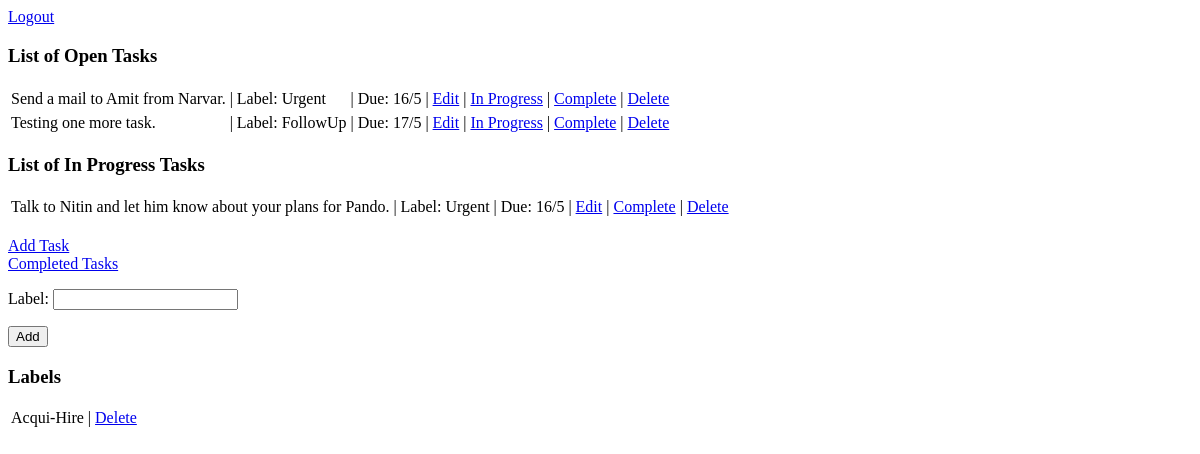
The page /tasks/14/inprogress/ (signed in) on the database as committed earlier.
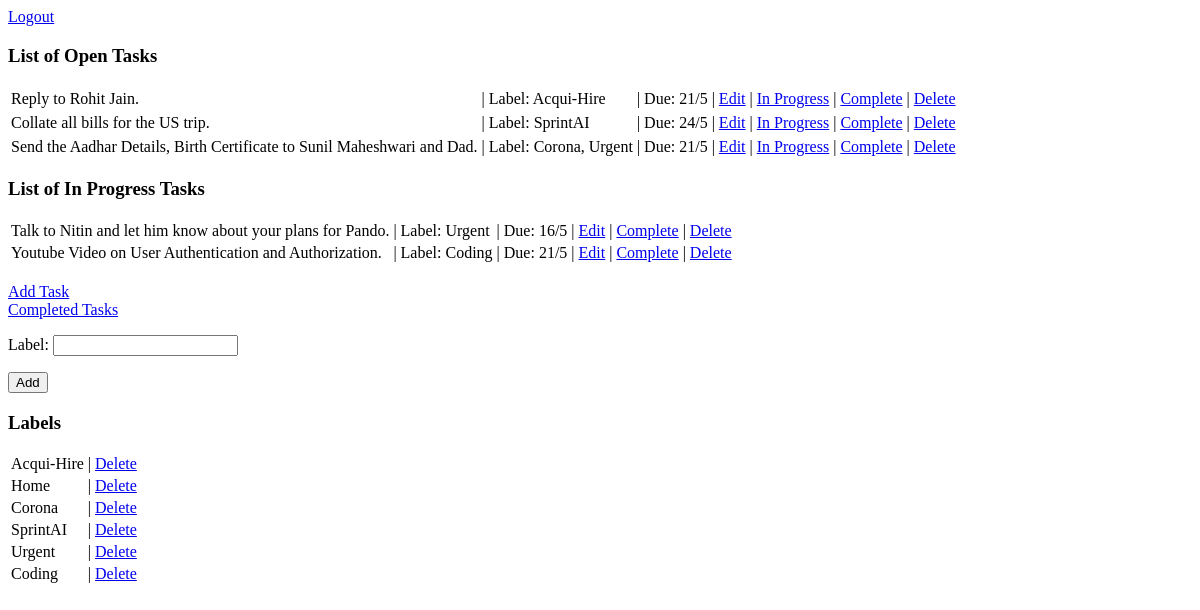
The same page on the database as committed later.
### tasks/models.py (models this page shows, shortened)
class Tasks(models.Model):
    task_details = models.CharField('Details', max_length=500)
    task_create_time = models.DateTimeField('Task Creation Time')
    task_due_date = models.DateField('Task Due Date', null=True)
    task_last_updated_time = models.DateTimeField('Task Last Update Time')
    task_completed_time = models.DateTimeField('Task Completion Time', null=True)
    task_order_status_master = (('Open','Open'), ('Done', 'Done'), ('In Progress', 'In Progress'), ('Deleted', 'Deleted'))
    task_status = models.CharField(choices= task_order_status_master, default = 'Open', max_length=100)
    task_category = models.CharField('Task Category', max_length=200, null = True)
    task_label = models.CharField('Task Label', max_length=200, null = True)

class Labels(models.Model):
    label_name = models.CharField('Label', max_length = 100)
    label_status_master = (('Active','Active'), ('Deleted', 'Deleted'))
    label_status = models.CharField(choices= label_status_master, default = 'Active', max_length=100)
    label_create_time = models.DateTimeField('Label Creation Time')
    label_delete_time = models.DateTimeField('Label Completion Time', null=True)

### tasks/views.py (the view)
# urls.py: path('<int:task_id>/inprogress/', views.task_inprogress, name = 'task_inprogress'),
def task_inprogress(request, task_id):
    task = Tasks.objects.get(id = task_id)
    task.task_status = 'In Progress'
    task.task_last_updated_time = timezone.now()
    task.save()
    form = LabelCreationForm()
    context = home_page_context()
    context['form'] = form
    return render(request, 'tasks/index.html', context)

### tasks/forms.py
class LabelCreationForm(forms.ModelForm):
    class Meta:
        model = Labels
        fields = ('label_name',)

### tasks/views.py (called while the page is built)
def home_page_context():
    tasks_not_done = Tasks.objects.exclude(task_status = 'Done')
    tasks_not_done = tasks_not_done.exclude(task_status = 'Deleted')
    tasks_not_done = tasks_not_done.exclude(task_status = 'In Progress')
    tasks_in_progress = Tasks.objects.filter(task_status = 'In Progress')
    label_list = Labels.objects.filter(label_status = 'Active')
    date_today = timezone.now().date()
    context = { 'tasks_not_done': tasks_not_done, 'tasks_in_progress': tasks_in_progress, 'label_list':label_list, 'date_today' : date_today}
    return context

### tasks/templates/tasks/index.html (shortened to what this page needs)
{% if user.is_authenticated %}
    <a href="/tasks/logout/">Logout</a>
    <h3> List of Open Tasks</h3>
    {% if tasks_not_done %}
        <table>
            <tbody>
            {% for task in tasks_not_done %}
                    <td> {{task.task_details}}</td>
                    <td> | Label: {{task.task_label}}</td>
                    <td> | Due: {{task.task_due_date.day}}/{{task.task_due_date.month}} </td>
                    <td> | <a href="/tasks/{{task.id}}/edit/">Edit</a></td>
                    <td> | <a href="/tasks/{{task.id}}/inprogress/">In Progress</a></td>
                    <td> | <a href="/tasks/{{task.id}}/complete/">Complete</a></td>
                    <td> | <a href="/tasks/{{task.id}}/delete_home/">Delete</a></td>
            {% endfor %}
            </tbody>
            </table>
    {% else %}
        <p>There are no open tasks right now.</p>
    {% endif %}
    <h3> List of In Progress Tasks</h3>
    {% if tasks_in_progress %}
        <table>
            <tbody>
            {% for task in tasks_in_progress %}
                <tr>
                    <td> {{task.task_details}}</td>
                    <td> | Label: {{task.task_label}}</td>
                    <td> | Due: {{task.task_due_date.day}}/{{task.task_due_date.month}} </td>
                    <td> | <a href="/tasks/{{task.id}}/edit/">Edit</a></td>
                    <td> | <a href="/tasks/{{task.id}}/complete/">Complete</a></td>
                    <td> | <a href="/tasks/{{task.id}}/delete_home/">Delete</a></td>
                </tr>
            {% endfor %}
            </tbody>
            </table>
    {% else %}
        <p>There are no tasks in progress right now.</p>
    {% endif %}
    <a href="/tasks/task_add/">Add Task</a> <br>
    <a href="/tasks/completed/">Completed Tasks</a> <br>
    <form method="POST" class="label-form">{% csrf_token %}
        {{ form.as_p }}
        <button type="submit" class="save btn btn-default">Add</button>
    </form>
    <h3> Labels </h3>
    {% if label_list %}
        <table>
            <tbody>
            {% for label in label_list %}
                <tr>
                    <td> {{label.label_name}}</td>
                    <td> | <a href="/tasks/{{label.id}}/label_delete/">Delete</a></td>
                </tr>
            {% endfor %}
            </tbody>
        </table>
    {% else %}
        <p>There are no labels to show right now.</p>
    {% endif %}
{% else %}
    <p><a href="/tasks/login/">Login here</a></p>
{% endif %}

Rows that differ between the two databases and show on the page:
no longer on this page (row edited): Tasks: task_details "Send a mail to Amit from Narvar.", task_label "Urgent", task_due_date.day "16", task_due_date.month "5", shown under "List of Open Tasks"
no longer on this page (row edited): Tasks: task_details "Testing one more task.", task_label "FollowUp", task_due_date.day "17", task_due_date.month "5", shown under "List of Open Tasks"
added Tasks: task_details "Reply to Rohit Jain.", task_label "Acqui-Hire", task_due_date.day "21", task_due_date.month "5", shown under "List of Open Tasks"
added Tasks: task_details "Collate all bills for the US trip.", task_label "SprintAI", task_due_date.day "24", task_due_date.month "5", shown under "List of Open Tasks"
added Tasks: task_details "Send the Aadhar Details, Birth Certificate to Sunil Maheshwari and Dad.", task_label "Corona, Urgent", task_due_date.day "21", task_due_date.month "5", shown under "List of Open Tasks"
added Tasks: task_details "Youtube Video on User Authentication and Authorization.", task_label "Coding", task_due_date.day "21", task_due_date.month "5", shown under "List of In Progress Tasks"
added Labels: label_name "Home"
added Labels: label_name "Corona"
added Labels: label_name "SprintAI"
added Labels: label_name "Urgent"
added Labels: label_name "Coding"
